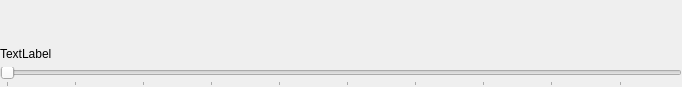
<?xml version="1.0" encoding="UTF-8"?>
<ui version="4.0">
 <class>Form</class>
 <widget class="QWidget" name="Form">
  <property name="geometry">
   <rect>
    <x>0</x>
    <y>0</y>
    <width>682</width>
    <height>87</height>
   </rect>
  </property>
  <property name="windowTitle">
   <string>Form</string>
  </property>
  <layout class="QVBoxLayout" name="verticalLayout" stretch="1,3">
   <property name="leftMargin">
    <number>0</number>
   </property>
   <property name="topMargin">
    <number>0</number>
   </property>
   <property name="rightMargin">
    <number>0</number>
   </property>
   <property name="bottomMargin">
    <number>0</number>
   </property>
   <item>
    <widget class="QLabel" name="slider_label">
     <property name="sizePolicy">
      <sizepolicy hsizetype="Preferred" vsizetype="Preferred">
       <horstretch>0</horstretch>
       <verstretch>0</verstretch>
      </sizepolicy>
     </property>
     <property name="text">
      <string>TextLabel</string>
     </property>
     <property name="alignment">
      <set>Qt::AlignBottom|Qt::AlignLeading|Qt::AlignLeft</set>
     </property>
    </widget>
   </item>
   <item>
    <widget class="QSlider" name="slider">
     <property name="sizePolicy">
      <sizepolicy hsizetype="Expanding" vsizetype="Fixed">
       <horstretch>0</horstretch>
       <verstretch>0</verstretch>
      </sizepolicy>
     </property>
     <property name="minimum">
      <number>1</number>
     </property>
     <property name="orientation">
      <enum>Qt::Horizontal</enum>
     </property>
     <property name="tickPosition">
      <enum>QSlider::TicksBelow</enum>
     </property>
     <property name="tickInterval">
      <number>10</number>
     </property>
    </widget>
   </item>
  </layout>
 </widget>
 <resources/>
 <connections/>
</ui>
